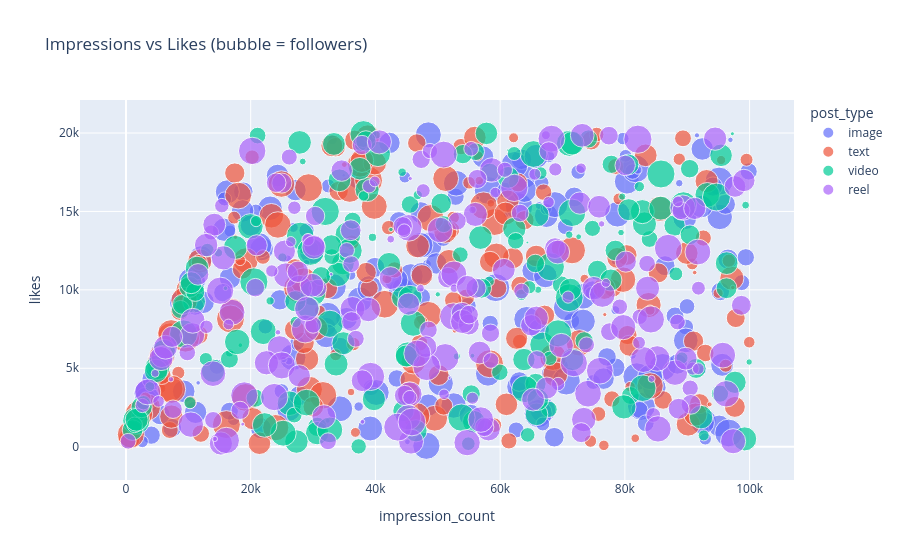

Notebook cell for this chart:
### Code cell
# 15. Interactive bubble chart: impressions vs likes, sized by followers
px.scatter(df.sample(800, random_state=3), x="impression_count", y="likes", size="follower_count",
           color="post_type", hover_data=["country", "post_category"], title="Impressions vs Likes (bubble = followers)").show()

### Figure 1 — Plotly figure (JSON) as saved in the notebook; plotly's stock layout.template omitted (floating-point values rounded to 4 significant figures; data arrays with more than 128 entries replaced by an {"elided": "..."} marker saying what was removed)
{"data": [{"customdata": {"elided": "212x2 str values"}, "hovertemplate": "post_type=image<br>impression_count=%{x}<br>likes=%{y}<br>follower_count=%{marker.size}<br>country=%{customdata[0]}<br>post_category=%{customdata[1]}<extra></extra>", "legendgroup": "image", "marker": {"color": "#636efa", "size": {"elided": "212 int values"}, "sizemode": "area", "sizeref": 1999.0, "symbol": "circle"}, "mode": "markers", "name": "image", "orientation": "v", "showlegend": true, "type": "scatter", "x": {"elided": "212 int values"}, "xaxis": "x", "y": {"elided": "212 int values"}, "yaxis": "y"}, {"customdata": {"elided": "190x2 str values"}, "hovertemplate": "post_type=text<br>impression_count=%{x}<br>likes=%{y}<br>follower_count=%{marker.size}<br>country=%{customdata[0]}<br>post_category=%{customdata[1]}<extra></extra>", "legendgroup": "text", "marker": {"color": "#EF553B", "size": {"elided": "190 int values"}, "sizemode": "area", "sizeref": 1999.0, "symbol": "circle"}, "mode": "markers", "name": "text", "orientation": "v", "showlegend": true, "type": "scatter", "x": {"elided": "190 int values"}, "xaxis": "x", "y": {"elided": "190 int values"}, "yaxis": "y"}, {"customdata": {"elided": "191x2 str values"}, "hovertemplate": "post_type=video<br>impression_count=%{x}<br>likes=%{y}<br>follower_count=%{marker.size}<br>country=%{customdata[0]}<br>post_category=%{customdata[1]}<extra></extra>", "legendgroup": "video", "marker": {"color": "#00cc96", "size": {"elided": "191 int values"}, "sizemode": "area", "sizeref": 1999.0, "symbol": "circle"}, "mode": "markers", "name": "video", "orientation": "v", "showlegend": true, "type": "scatter", "x": {"elided": "191 int values"}, "xaxis": "x", "y": {"elided": "191 int values"}, "yaxis": "y"}, {"customdata": {"elided": "207x2 str values"}, "hovertemplate": "post_type=reel<br>impression_count=%{x}<br>likes=%{y}<br>follower_count=%{marker.size}<br>country=%{customdata[0]}<br>post_category=%{customdata[1]}<extra></extra>", "legendgroup": "reel", "marker": {"color": "#ab63fa", "size": {"elided": "207 int values"}, "sizemode": "area", "sizeref": 1999.0, "symbol": "circle"}, "mode": "markers", "name": "reel", "orientation": "v", "showlegend": true, "type": "scatter", "x": {"elided": "207 int values"}, "xaxis": "x", "y": {"elided": "207 int values"}, "yaxis": "y"}], "layout": {"legend": {"itemsizing": "constant", "title": {"text": "post_type"}, "tracegroupgap": 0}, "title": {"text": "Impressions vs Likes (bubble = followers)"}, "xaxis": {"anchor": "y", "domain": [0, 1], "title": {"text": "impression_count"}}, "yaxis": {"anchor": "x", "domain": [0, 1], "title": {"text": "likes"}}}}
